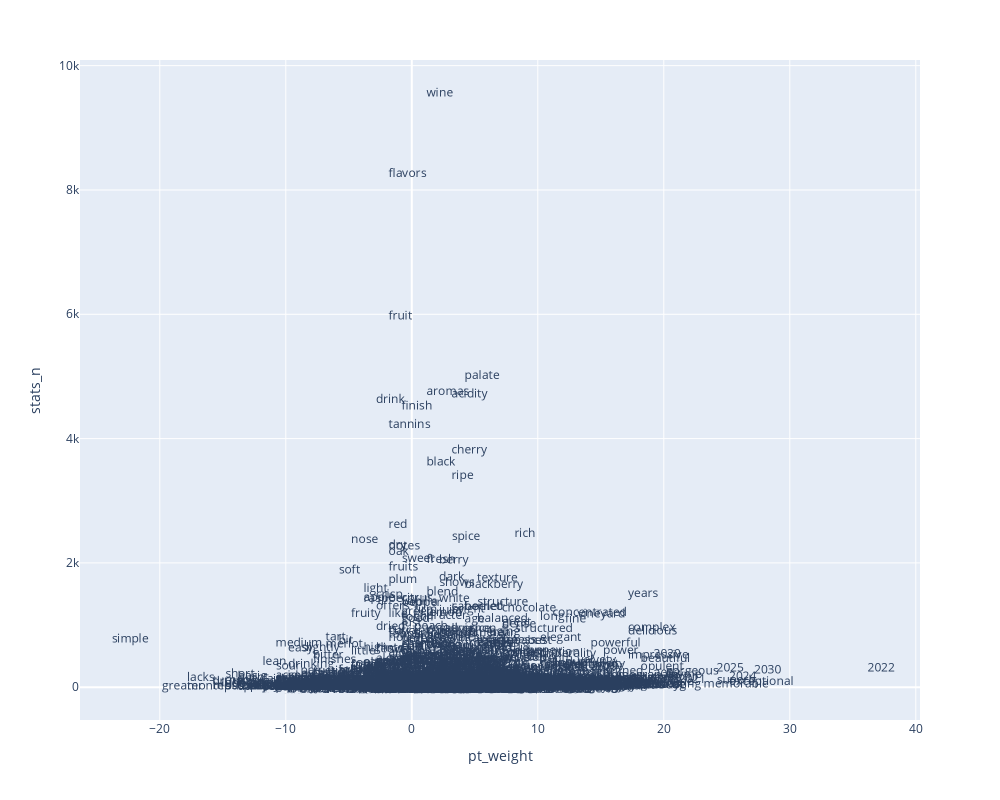

Notebook code for this chart:
### Markdown cell above
## Perceptron

### Code cell
text('pt_weight')

### Figure 1 — Plotly figure (JSON) as saved in the notebook; plotly's stock layout.template omitted (floating-point values rounded to 4 significant figures; data arrays with more than 128 entries replaced by an {"elided": "..."} marker saying what was removed)
{"data": [{"hovertemplate": "pt_weight=%{x}<br>stats_n=%{y}<br>term_str=%{text}<extra></extra>", "legendgroup": "", "marker": {"color": "#636efa", "symbol": "circle"}, "mode": "text", "name": "", "showlegend": false, "text": {"elided": "3517 str values"}, "type": "scattergl", "x": {"elided": "3517 int values"}, "xaxis": "x", "y": {"elided": "3517 int values"}, "yaxis": "y"}], "layout": {"height": 800, "legend": {"tracegroupgap": 0}, "margin": {"t": 60}, "width": 1000, "xaxis": {"anchor": "y", "autorange": true, "domain": [0, 1], "range": [-26.33, 40.33], "title": {"text": "pt_weight"}, "type": "linear"}, "yaxis": {"anchor": "x", "autorange": true, "domain": [0, 1], "range": [-526.9, 10090.0], "title": {"text": "stats_n"}, "type": "linear"}}}
